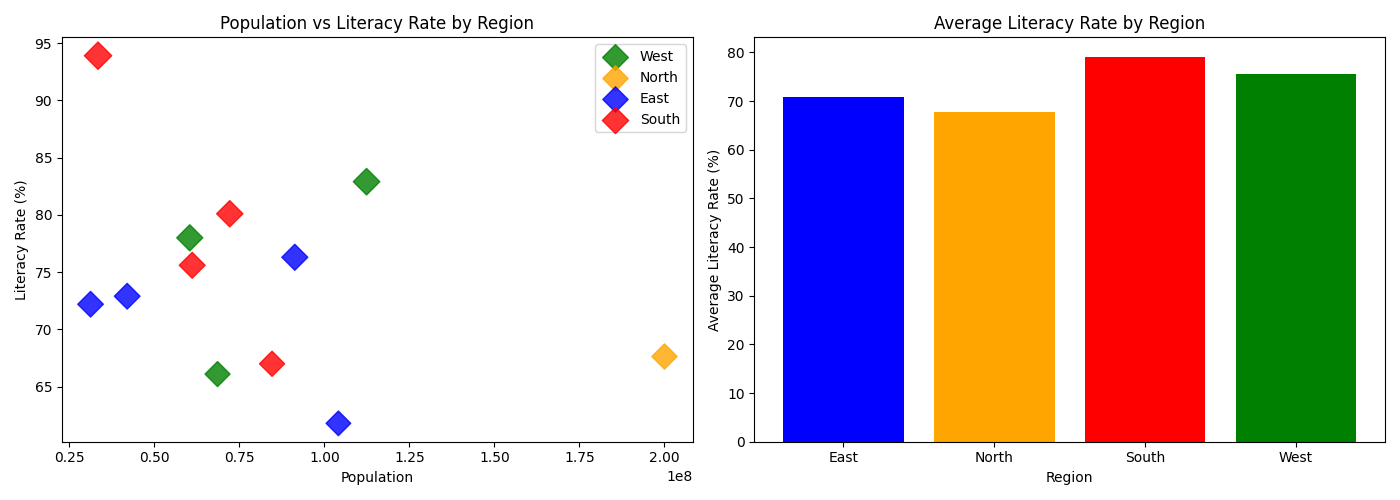

Generate this figure with Python:
# Q6: Scatter Plot + Bar Chart - Population vs Literacy Rate
# Requirements: pip install matplotlib pandas numpy

import matplotlib.pyplot as plt
import numpy as np
import pandas as pd

data = {
    'State':        ['Maharashtra', 'Gujarat', 'Rajasthan', 'UP',
                     'WestBengal', 'Odisha', 'Bihar', 'Assam',
                     'TamilNadu', 'Kerala', 'Karnataka', 'AndhraPradesh'],
    'Population':   [112374333, 60383628, 68548437, 199812341,
                     91276115,  41974218, 104099452, 31205576,
                     72147030,  33406061, 61095297,  84580777],
    'LiteracyRate': [82.9, 78.0, 66.1, 67.7,
                     76.3, 72.9, 61.8, 72.2,
                     80.1, 93.9, 75.6, 67.0],
    'Region':       ['West', 'West', 'West', 'North',
                     'East', 'East', 'East', 'East',
                     'South', 'South', 'South', 'South'],
}
df = pd.DataFrame(data)

regions = df['Region'].unique()
colors  = {'East': 'blue', 'West': 'green', 'North': 'orange', 'South': 'red'}

fig, axes = plt.subplots(1, 2, figsize=(14, 5))

ax1 = axes[0]
for region in regions:
    subset = df[df['Region'] == region]
    sizes  = np.sqrt(subset['LiteracyRate']) * 20
    ax1.scatter(subset['Population'], subset['LiteracyRate'],
                marker='D', s=sizes, label=region,
                color=colors[region], alpha=0.8)
ax1.set_title('Population vs Literacy Rate by Region')
ax1.set_xlabel('Population')
ax1.set_ylabel('Literacy Rate (%)')
ax1.legend()

avg_literacy = df.groupby('Region')['LiteracyRate'].mean()
ax2 = axes[1]
ax2.bar(avg_literacy.index, avg_literacy.values,
        color=[colors[r] for r in avg_literacy.index])
ax2.set_title('Average Literacy Rate by Region')
ax2.set_xlabel('Region')
ax2.set_ylabel('Average Literacy Rate (%)')

plt.tight_layout()
plt.savefig('q6_population_literacy.png')
plt.show()
print("Q6 done.")
